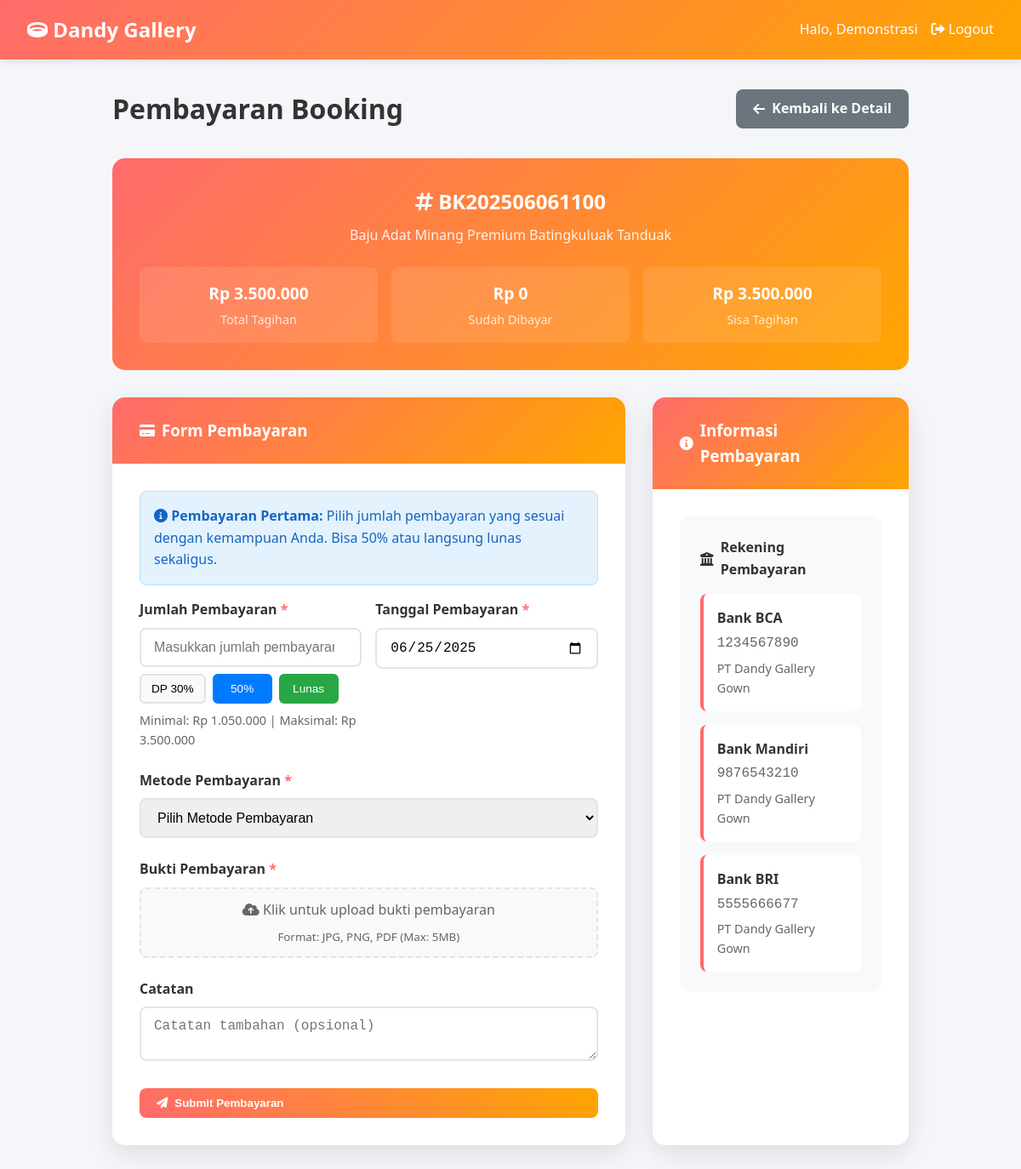
Screenshot of /customer/payment.php?booking=6&type=dp (signed in) with the database file from the repository.
### tables this page shows
CREATE TABLE `bookings` (
  `id` int NOT NULL,
  `booking_code` varchar(20) NOT NULL,
  `user_id` int NOT NULL,
  `package_id` int NOT NULL,
  `service_type` varchar(50) NOT NULL,
  `booking_date` date NOT NULL,
  `usage_date` date NOT NULL,
  `venue_address` text,
  `special_request` text COMMENT 'Semua permintaan khusus termasuk ukuran dress, warna, style makeup, dll',
  `total_amount` decimal(12,2) NOT NULL,
  `down_payment` decimal(12,2) DEFAULT '0.00',
  `remaining_payment` decimal(12,2) DEFAULT '0.00',
  `status` enum('pending','confirmed','paid','in_progress','completed','cancelled') DEFAULT 'pending',
  `notes` text,
  `created_at` timestamp NULL DEFAULT CURRENT_TIMESTAMP,
  `updated_at` timestamp NULL DEFAULT CURRENT_TIMESTAMP ON UPDATE CURRENT_TIMESTAMP
);

CREATE TABLE `packages` (
  `id` int NOT NULL,
  `service_type` varchar(50) NOT NULL,
  `name` varchar(150) NOT NULL,
  `description` text,
  `price` decimal(12,2) NOT NULL,
  `image` varchar(255) DEFAULT NULL,
  `includes` text,
  `size_available` varchar(255) DEFAULT NULL,
  `color_available` varchar(255) DEFAULT NULL,
  `is_active` tinyint(1) DEFAULT '1',
  `created_at` timestamp NULL DEFAULT CURRENT_TIMESTAMP,
  `updated_at` timestamp NULL DEFAULT CURRENT_TIMESTAMP ON UPDATE CURRENT_TIMESTAMP
);

### config/database.php (called while the page is built, shortened)
<?php
function formatRupiah($angka)
{
    return "Rp " . number_format($angka, 0, ',', '.');
}

### customer/payment.php (the view, shortened to what this page needs)
<?php
require_once '../config/database.php';
$db = getDB();
$booking_id = isset($_GET['booking']) ? (int)$_GET['booking'] : 0;
$stmt = $db->prepare("SELECT b.*, p.name as package_name, p.price as package_price, u.full_name as customer_name
                     FROM bookings b
                     JOIN packages p ON b.package_id = p.id
                     JOIN users u ON b.user_id = u.id
                     WHERE b.id = ? AND b.user_id = ? AND b.status IN ('pending', 'confirmed', 'paid')");
$stmt->execute([$booking_id, $_SESSION['user_id']]);
$booking = $stmt->fetch(PDO::FETCH_ASSOC);
$stmt = $db->prepare("SELECT * FROM payments WHERE booking_id = ? ORDER BY created_at DESC");
$stmt->execute([$booking_id]);
$payments = $stmt->fetchAll(PDO::FETCH_ASSOC);
$total_paid = array_sum(array_column(array_filter($payments, function ($p) {
    return $p['status'] === 'verified';
}), 'amount'));
$minimum_payment = max(0, $booking['down_payment'] - $total_paid);
$remaining_payment = $booking['total_amount'] - $total_paid;
$fifty_percent_payment = $booking['total_amount'] * 0.5;
$can_pay = false;
$error_message = '';
if ($remaining_payment <= 0) {
    $error_message = 'Booking ini sudah lunas.';
} elseif ($booking['status'] === 'cancelled') {
    $error_message = 'Booking ini sudah dibatalkan.';
} elseif ($total_paid > 0 && $total_paid < $booking['down_payment']) {
    $error_message = 'Silakan lunasi DP terlebih dahulu sebelum melakukan pembayaran tambahan.';
} else {
    if ($total_paid >= $booking['down_payment']) {
        $event_date = strtotime($booking['usage_date']);
        $today = time();
        $max_payment_date = $event_date + (7 * 24 * 60 * 60);
        if ($today > $event_date && $today > $max_payment_date) {
            $error_message = 'Batas waktu pelunasan sudah habis (maksimal 7 hari setelah acara).';
        } else {
            $can_pay = true;
        }
    } else {
        $can_pay = true;
    }
}
$payment_suggestions = [];
if ($total_paid == 0) {
    $payment_suggestions[] = [
        'amount' => $fifty_percent_payment,
        'label' => '50%',
        'description' => 'Bayar setengah'
    ];
    $payment_suggestions[] = [
        'amount' => $booking['total_amount'],
        'label' => 'Lunas',
        'description' => 'Bayar semua'
    ];
    if ($booking['down_payment'] != $fifty_percent_payment) {
        array_unshift($payment_suggestions, [
            'amount' => $booking['down_payment'],
            'label' => 'DP 30%',
            'description' => 'Down payment'
        ]);
    }
}
?>
<!DOCTYPE html>
<html lang="id">
<head>
    <link href="https://cdnjs.cloudflare.com/ajax/libs/font-awesome/6.0.0/css/all.min.css" rel="stylesheet">
</head>
<body>
    <header class="header">
        <div class="header-container">
            <div class="logo">
                <i class="fas fa-ring"></i> Dandy Gallery
            </div>
            <div class="user-info">
                <span>Halo, <?php echo htmlspecialchars($_SESSION['full_name']); ?></span>
                <a href="../logout.php" style="color: white; text-decoration: none;">
                    <i class="fas fa-sign-out-alt"></i> Logout
                </a>
            </div>
        </div>
    </header>
    <main class="main-content">
        <div class="page-header">
            <h1 class="page-title">Pembayaran Booking</h1>
            <a href="booking_detail.php?id=<?php echo $booking_id; ?>" class="btn btn-secondary">
                <i class="fas fa-arrow-left"></i> Kembali ke Detail
            </a>
        </div>
        <div class="payment-header">
            <div class="booking-code">
                <i class="fas fa-hashtag"></i> <?php echo htmlspecialchars($booking['booking_code']); ?>
            </div>
            <div class="booking-package"><?php echo htmlspecialchars($booking['package_name']); ?></div>
            <div class="payment-amount">
                <div class="amount-item">
                    <div class="amount-value"><?php echo formatRupiah($booking['total_amount']); ?></div>
                    <div class="amount-label">Total Tagihan</div>
                </div>
                <div class="amount-item">
                    <div class="amount-value"><?php echo formatRupiah($total_paid); ?></div>
                    <div class="amount-label">Sudah Dibayar</div>
                </div>
                <div class="amount-item">
                    <div class="amount-value"><?php echo formatRupiah($remaining_payment); ?></div>
                    <div class="amount-label">Sisa Tagihan</div>
                </div>
            </div>
        </div>
        <?php if (!$can_pay): ?>
            <div class="card">
                <div class="card-body" style="text-align: center; padding: 3rem;">
                    <i class="fas fa-exclamation-triangle"
                        style="font-size: 4rem; color: #dc3545; margin-bottom: 1rem;"></i>
                    <h3>Tidak Dapat Melakukan Pembayaran</h3>
                    <p style="color: #666; margin-bottom: 2rem;">
                        <?php echo $error_message; ?>
                    </p>
                    <a href="booking_detail.php?id=<?php echo $booking_id; ?>" class="btn">
                        <i class="fas fa-arrow-left"></i> Kembali ke Detail Booking
                    </a>
                </div>
            </div>
        <?php else: ?>
            <div class="payment-grid">
                <div class="card">
                    <div class="card-header">
                        <i class="fas fa-credit-card"></i>
                        <h3>Form Pembayaran</h3>
                    </div>
                    <div class="card-body">
                        <?php if ($total_paid == 0): ?>
                            <div class="payment-info">
                                <i class="fas fa-info-circle"></i>
                                <strong>Pembayaran Pertama:</strong> Pilih jumlah pembayaran yang sesuai dengan kemampuan Anda.
                                Bisa 50% atau langsung lunas sekaligus.
                            </div>
                        <?php endif; ?>
                        <form method="POST" enctype="multipart/form-data" id="paymentForm">
                            <div class="form-row">
                                <div class="form-group">
                                    <label for="amount">Jumlah Pembayaran <span style="color: #ff6b6b;">*</span></label>
                                    <input type="number" id="amount" name="amount" step="0.01" required
                                        min="<?php echo $total_paid == 0 ? $minimum_payment : 1; ?>"
                                        max="<?php echo $remaining_payment; ?>" placeholder="Masukkan jumlah pembayaran">
                                    <div class="quick-amount-buttons">
                                        <?php foreach ($payment_suggestions as $suggestion): ?>
                                            <button type="button"
                                                class="quick-btn <?php echo $suggestion['amount'] == $booking['total_amount'] ? 'success' : ($suggestion['amount'] == $fifty_percent_payment ? 'primary' : ''); ?>"
                                                onclick="setAmount(<?php echo $suggestion['amount']; ?>)"
                                                title="<?php echo $suggestion['description'] . ' - ' . formatRupiah($suggestion['amount']); ?>">
                                                <?php echo $suggestion['label']; ?>
                                            </button>
                                        <?php endforeach; ?>
                                    </div>
                                    <div style="font-size: 0.9rem; color: #666; margin-top: 0.5rem;">
                                        <?php if ($total_paid == 0): ?>
                                            Minimal: <?php echo formatRupiah($minimum_payment); ?> | Maksimal:
                                            <?php echo formatRupiah($remaining_payment); ?>
                                        <?php else: ?>
                                            Maksimal: <?php echo formatRupiah($remaining_payment); ?>
                                        <?php endif; ?>
                                    </div>
                                </div>
                                <div class="form-group">
                                    <label for="payment_date">Tanggal Pembayaran <span
                                            style="color: #ff6b6b;">*</span></label>
                                    <input type="date" id="payment_date" name="payment_date" required
                                        value="<?php echo date('Y-m-d'); ?>" max="<?php echo date('Y-m-d'); ?>">
                                </div>
                            </div>
                            <div class="form-group">
                                <label for="payment_method">Metode Pembayaran <span style="color: #ff6b6b;">*</span></label>
                                <select id="payment_method" name="payment_method" required>
                                    <option value="">Pilih Metode Pembayaran</option>
                                </select>
                            </div>
                            <div class="form-group">
                                <label for="payment_proof">Bukti Pembayaran <span style="color: #ff6b6b;">*</span></label>
                                <div class="file-upload">
                                    <div class="file-input">
                                        <i class="fas fa-cloud-upload-alt"></i>
                                        <span>Klik untuk upload bukti pembayaran</span>
                                        <small style="display: block; margin-top: 0.5rem;">
                                            Format: JPG, PNG, PDF (Max: 5MB)
                                        </small>
                                    </div>
                                </div>
                            </div>
                            <div class="form-group">
                                <label for="notes">Catatan</label>
                                <textarea id="notes" name="notes" placeholder="Catatan tambahan (opsional)"></textarea>
                            </div>
                            <button type="submit" class="btn" style="width: 100%;">
                                <i class="fas fa-paper-plane"></i> Submit Pembayaran
                            </button>
                        </form>
                    </div>
                </div>
                <div class="card">
                    <div class="card-header">
                        <i class="fas fa-info-circle"></i>
                        <h3>Informasi Pembayaran</h3>
                    </div>
                    <div class="card-body">
                        <div class="bank-info">
                            <h4><i class="fas fa-university"></i> Rekening Pembayaran</h4>
                            <div class="bank-list">
                                <div class="bank-item">
                                    <div class="bank-name">Bank BCA</div>
                                    <div class="bank-account">1234567890</div>
                                    <div class="bank-holder">PT Dandy Gallery Gown</div>
                                </div>
                                <div class="bank-item">
                                    <div class="bank-name">Bank Mandiri</div>
                                    <div class="bank-account">9876543210</div>
                                    <div class="bank-holder">PT Dandy Gallery Gown</div>
                                </div>
                                <div class="bank-item">
                                    <div class="bank-name">Bank BRI</div>
                                    <div class="bank-account">5555666677</div>
                                    <div class="bank-holder">PT Dandy Gallery Gown</div>
                                </div>
                            </div>
                        </div>
                    </div>
                </div>
            </div>
        <?php endif; ?>
    </main>
</body>
</html>

### rows the page displays
bookings: booking_code "BK202506061100", package.name "Baju Adat Minang Premium Batingkuluak Tanduak", total_amount "Rp 3.500.000", down_payment "Rp 1.050.000"

### other values shown
$_SESSION['full_name'] "Demonstrasi"
formatRupiah($total_paid) "Rp 0"
$suggestion['label'] "DP 30%"
$suggestion['label'] "50%"
$suggestion['label'] "Lunas"
